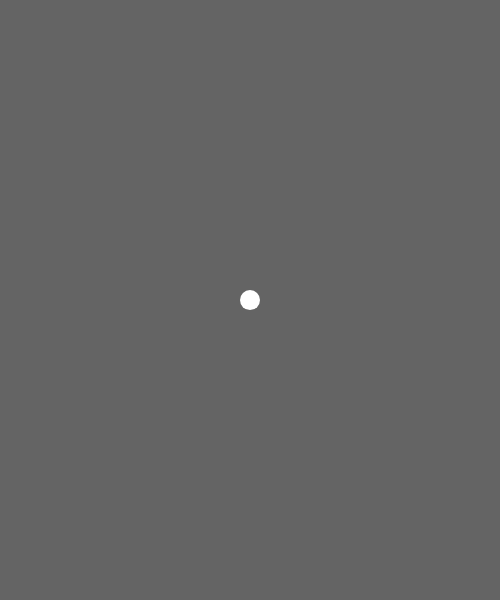
Frame 1 (no input)
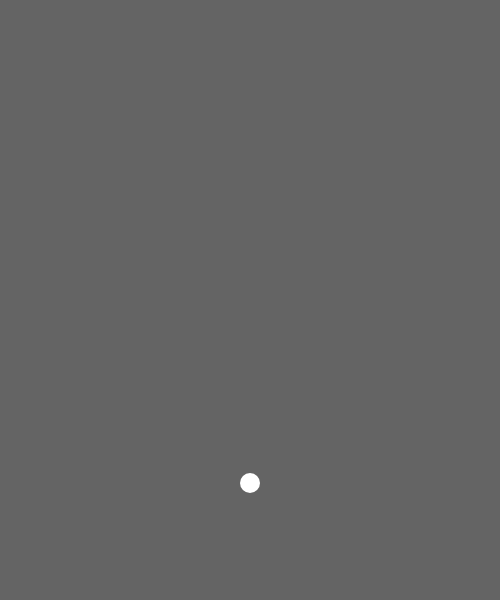
Frame 60 (no input)
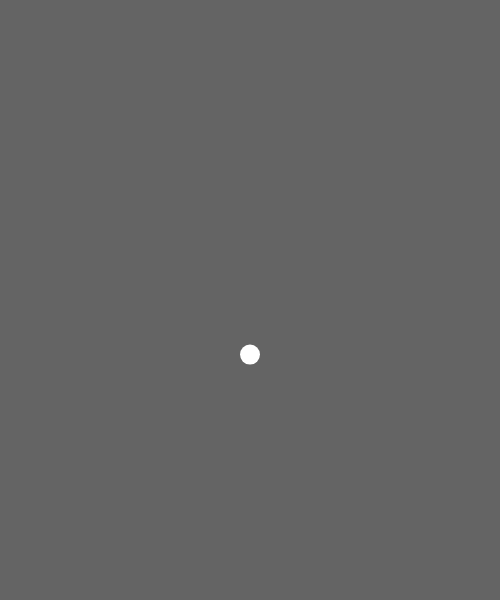
Frame 120 (the mouse pressed at the canvas centre since frame 60)

The p5.js sketch that drew these frames (run headless with seeded random() and noise() and a simulated clock; from frame 60 on, the mouse is pressed at the canvas centre):

// p5.js sketch
// ── sketch.js
var myBall;
var mode;

function setup() {
  createCanvas(500, 600);
  myBall = new Ball();
  mode = 0;
}

function draw() {
  background(100);
  print('mode: ' + mode);
  
    myBall.updatePosition(mode);
    myBall.checkEdges();
    myBall.display();
  
}

function Ball() {
  this.position = createVector(width / 2, height / 2);
  this.speed = createVector(0, 0);
  this.r = 10;
  this.acceleration = createVector(0, 0);
  this.ballFill = color(255, 255, 255);
  this.topSpeed = 10; //set the max value of speed

  this.updatePosition = function(mode) {


    this.updateAcc(mode);
    this.speed.add(this.acceleration);
    this.speed.limit(this.topSpeed);
    this.position.add(this.speed);

    print('acc: ' + this.acceleration);
  };

  this.checkEdges = function() {
    if (this.position.x < this.r) {
      this.position.x = this.r; //in the window keep x
      this.speed.x = -this.speed.x;
    } else if (this.position.x > width - this.r) {
      this.position.x = width - this.r;
      this.speed.x = -this.speed.x;
    }
    if (this.position.y < this.r) {
      this.position.y = this.r;
      this.speed.y = -this.speed.y;
    } else if (this.position.y > height - this.r) {
      this.position.y = height - this.r;
      this.speed.y = -this.speed.y;
    }
  };

  this.display = function() {
    noStroke();
    fill(this.ballFill);
    ellipseMode(RADIUS);
    ellipse(this.position.x, this.position.y, this.r, this.r);
  };

  this.updateAcc = function(mode) {
    if (mode == 0) {
      this.acceleration = createVector(0, 0.1);
    }
    if (mode == 1) {
      //mouse
      var mouseVector = createVector(mouseX, mouseY);
      var dir = mouseVector.sub(this.position);
      dir.normalize();
      dir.mult(0.5);
      this.acceleration = dir;
    }
  }
}

function mouseDragged() {
  mode = 1;
}

function mouseReleased() {
  mode = 0;
}
